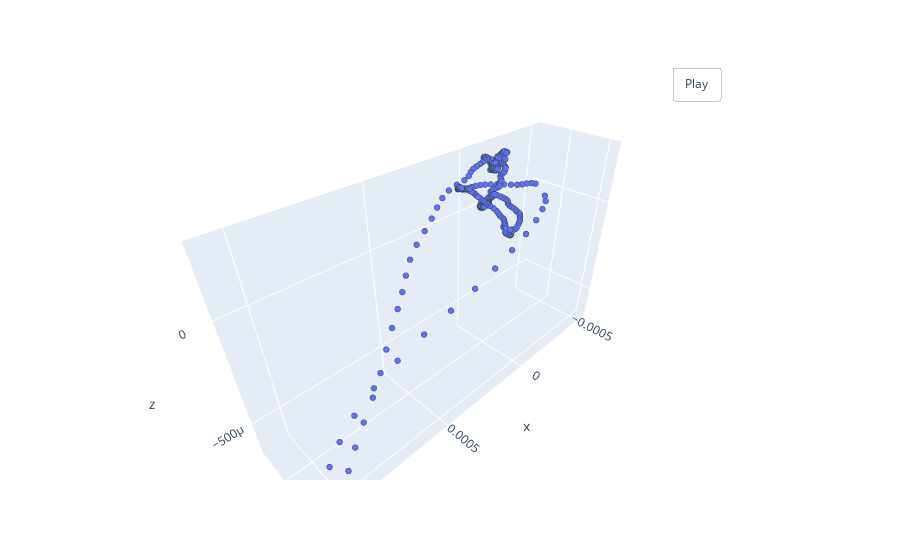

Notebook source saved alongside this figure:
### Markdown cell above
Демонстрация нормализации (StandardScaler) исходных облаков точек:

### Code cell
file_path = 'final_pointcloud_dataset/train/Amy1_period_4.csv'
file_path_normalized = 'final_pointcloud_dataset_normalized/train/00002_period_3_normalized.csv'

print('Исходное облако точек:')
# Чтение CSV-файла
df = pd.read_csv(file_path)
point_cloud_array = df[['x', 'y', 'z']].values
pcshow(*point_cloud_array.T)

### Figure 1 — Plotly figure (JSON) as saved in the notebook; plotly's stock layout.template omitted (floating-point values rounded to 4 significant figures; data arrays with more than 128 entries replaced by an {"elided": "..."} marker saying what was removed)
{"data": [{"marker": {"line": {"color": "DarkSlateGrey", "width": 2}, "size": 2}, "mode": "markers", "type": "scatter3d", "x": {"elided": "503 float values"}, "y": {"elided": "503 float values"}, "z": {"elided": "503 float values"}}], "layout": {"updatemenus": [{"buttons": [{"args": [null, {"frame": {"duration": 50, "redraw": true}, "fromcurrent": true, "mode": "immediate", "transition": {"duration": 0}}], "label": "Play", "method": "animate"}], "pad": {"r": 10, "t": 45}, "showactive": false, "type": "buttons", "x": 0.8, "xanchor": "left", "y": 1, "yanchor": "bottom"}]}}
